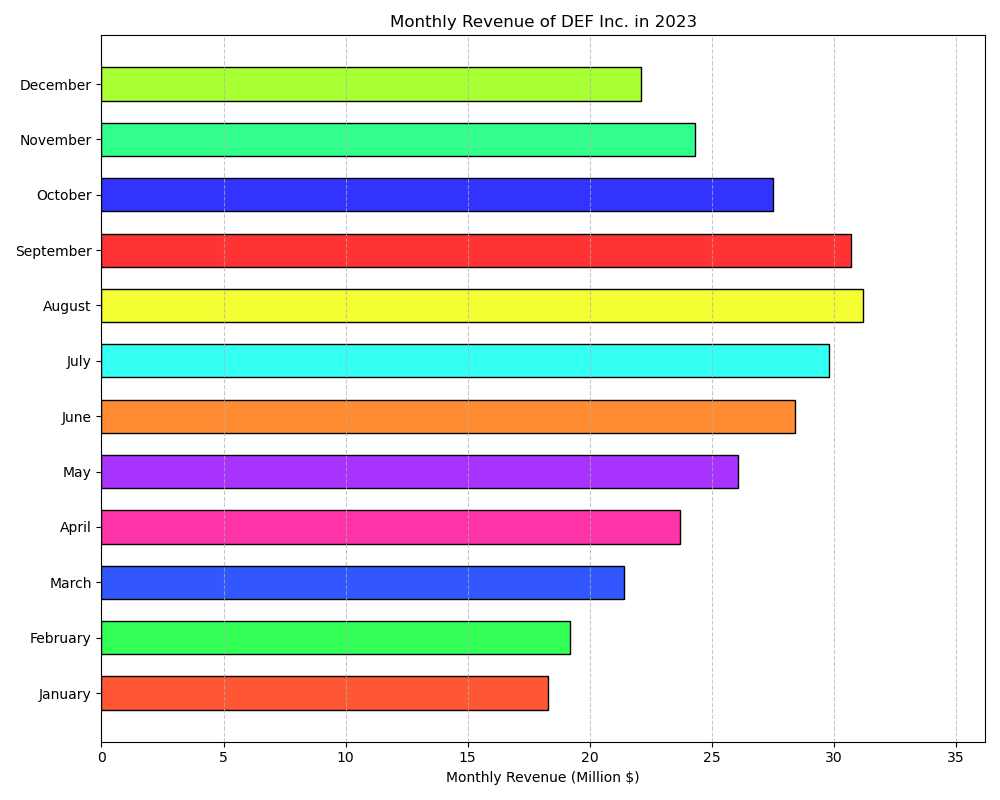

Write the Python code that produced this figure.
import matplotlib.pyplot as plt

months = ['January', 'February', 'March', 'April', 'May', 'June', 
          'July', 'August', 'September', 'October', 'November', 'December']
revenue = [18.3, 19.2, 21.4, 23.7, 26.1, 28.4, 29.8, 31.2, 30.7, 27.5, 24.3, 22.1]
colors = ['#FF5733', '#33FF57', '#3357FF', '#FF33A8', '#A833FF', '#FF8C33',
          '#33FFF3', '#F3FF33', '#FF3333', '#3333FF', '#33FF8C', '#A8FF33']

plt.figure(figsize=(10, 8))
bars = plt.barh(months, revenue, color=colors, edgecolor='black', height=0.6)

plt.xlabel('Monthly Revenue (Million $)')
plt.title('Monthly Revenue of DEF Inc. in 2023')
plt.xlim(0, max(revenue) + 5)
plt.tight_layout()

plt.grid(axis='x', linestyle='--', alpha=0.7)

plt.show()
